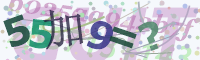
#> input picture GUIT校园网一键联网-源码/assets/sample_captcha_math.png, 200 x 60 px, given as the content of the folder ../assets/sample_captcha_math.png, which was not available
$ python make_montage.py ../assets/sample_captcha_math.png out.png 3
#> lines starting #> are read from the running program, lines starting #| are printed output that depends on the picture; pictures that were not available may be replaced by others from this repository, and a replacement may not be noted
"""把压测样本拼成一张大图，方便肉眼核对识别准确率。

用法: python tools/make_montage.py <样本目录> <输出png> [scale]
"""
from __future__ import annotations

import sys
from pathlib import Path

from PIL import Image, ImageDraw, ImageFont


def load_font(size: int = 16):
#> called with size = 18
    for name in ("consola.ttf", "msyh.ttc", "arial.ttf"):
        try:
            return ImageFont.truetype(str(Path("C:/Windows/Fonts") / name), size)
        except Exception:
            continue
    return ImageFont.load_default()


def main() -> int:
    src = Path(sys.argv[1])
    out = Path(sys.argv[2])
    scale = int(sys.argv[3]) if len(sys.argv) > 3 else 3

    files = sorted(src.glob("*.png"))
    if not files:
        print(f"[FAIL] {src} 里没有 png")
        return 1

    font = load_font(18)
    tw = 150
    with Image.open(files[0]) as probe:
#> probe is the input picture: PIL image 200x60 RGBA; mean R, G, B, A 194.1, 195.4, 205.4, 255
        cw, ch = probe.size[0] * scale, probe.size[1] * scale
#> cw = 600; ch = 180

    canvas = Image.new("RGB", (tw + cw + 8, ch * len(files) + 8), "white")
#> canvas: PIL image 758x188 RGB; every value is 255
    d = ImageDraw.Draw(canvas)
    for i, f in enumerate(files):
        im = Image.open(f).convert("RGB").resize((cw, ch), Image.NEAREST)
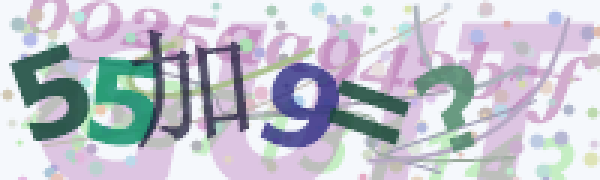
#> im: PIL image 600x180 RGB; mean R, G, B 194.1, 195.4, 205.4
        y = 4 + i * ch
#> y = 4
        canvas.paste(im, (tw, y))
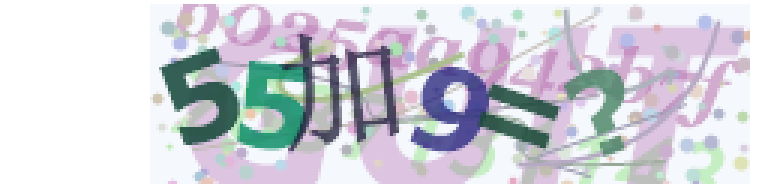
#> canvas: PIL image 758x188 RGB; mean R, G, B 208.9, 209.8, 217.4
        d.text((6, y + ch // 2 - 10), f.stem, fill="black", font=font)
        d.line([(0, y), (canvas.width, y)], fill=(220, 220, 220))
    canvas.save(out)
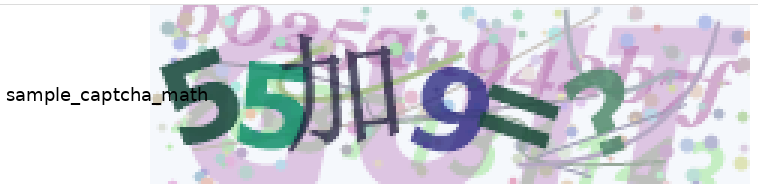
#> saved as out.png: PIL image 758x188 RGB; mean R, G, B 207.5, 208.4, 215.9
    print(f"[OK] {len(files)} 张 -> {out}  ({canvas.width}x{canvas.height})")
#| [OK] 1 张 -> out.png  (758x188)
    return 0


if __name__ == "__main__":
    raise SystemExit(main())
#> (the program exits here)
